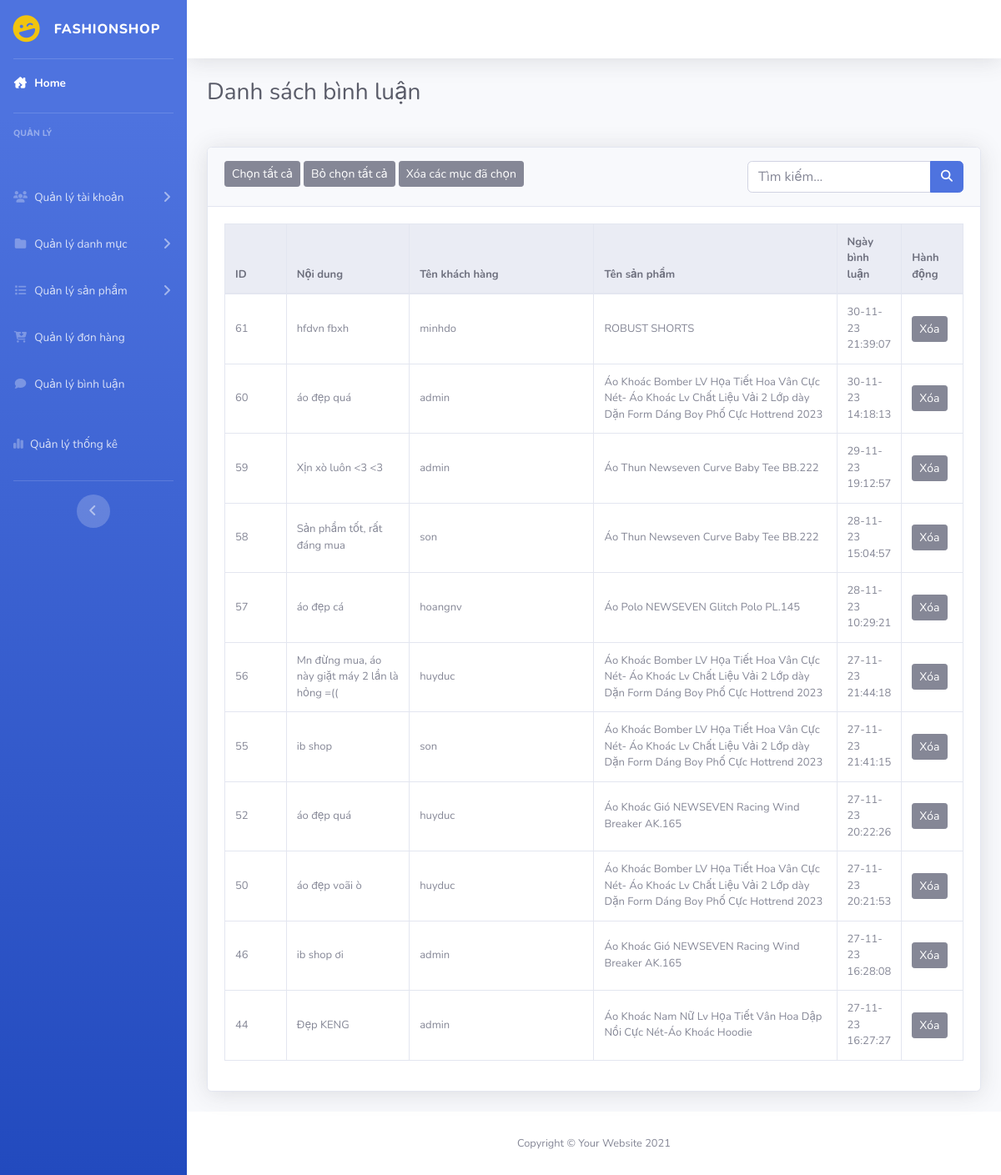
The app's page /admin/index.php?act=dsbinhluan, older data.
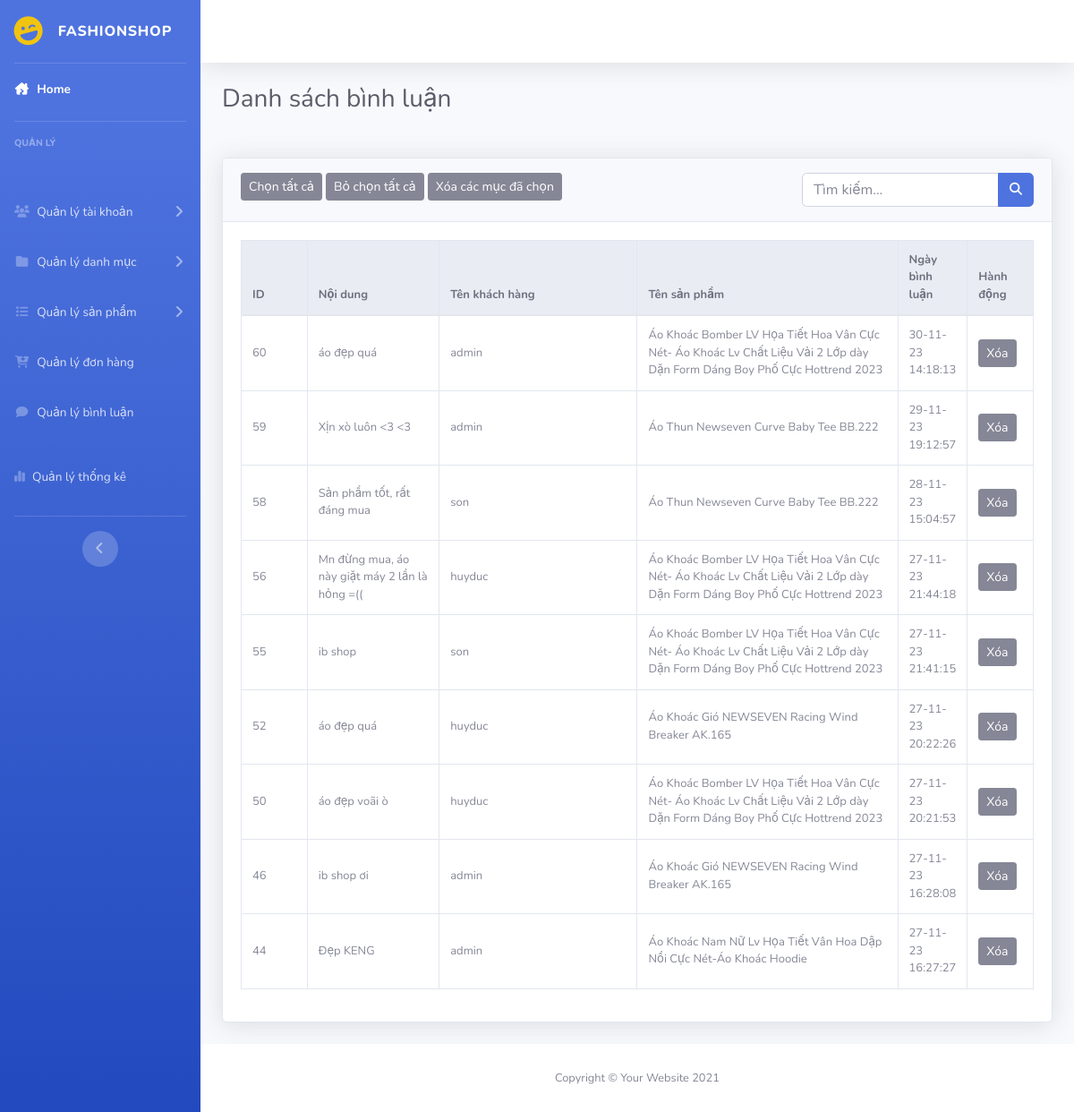
The same page, newer data.
### tables this page shows
CREATE TABLE `binhluan` (
  `id` int(10) NOT NULL COMMENT 'Id bình luận',
  `noidung` varchar(255) NOT NULL COMMENT 'Nội dung bình luận',
  `iduser` int(10) NOT NULL COMMENT 'Id tài khoản',
  `idpro` int(10) NOT NULL COMMENT 'Id sản phẩm',
  `ngaybinhluan` varchar(50) DEFAULT NULL COMMENT 'Ngày bình luận'
);

CREATE TABLE `taikhoan` (
  `id` int(11) NOT NULL COMMENT 'Id khách hàng',
  `user` varchar(50) NOT NULL COMMENT 'Tên đăng nhập',
  `fullname` varchar(255) NOT NULL,
  `pass` varchar(50) NOT NULL COMMENT 'Mật khẩu',
  `email` varchar(255) NOT NULL COMMENT 'Email',
  `address` varchar(255) DEFAULT NULL COMMENT 'Địa chỉ',
  `tel` varchar(20) DEFAULT NULL COMMENT 'Số điện thoại',
  `role` int(11) NOT NULL DEFAULT 0 COMMENT 'Quyền hạn: \r\n1 Admin \r\n2 Khách hàng\r\n'
);

CREATE TABLE `sanpham` (
  `id` int(11) NOT NULL COMMENT 'Id sản phẩm',
  `name` varchar(255) NOT NULL COMMENT 'Tên sản phẩm',
  `img` varchar(225) NOT NULL,
  `price_niemyet` double(10,2) NOT NULL DEFAULT 0.00 COMMENT 'Giá sản phẩm',
  `price_sale` int(100) NOT NULL COMMENT 'Giá sale',
  `mota` text NOT NULL COMMENT 'Mô tả',
  `luotxem` int(11) NOT NULL DEFAULT 0 COMMENT 'Lượt xem',
  `iddm` int(11) NOT NULL COMMENT 'Id danh mục'
);

### model/pdo.php (called while the page is built, shortened)
<?php
function pdo_get_connection(){
    $servername = "localhost";
    $username = "root";
    $password = "";
    try {
        $conn = new PDO("mysql:host=$servername;dbname=duan1_09", $username, $password);
        $conn->setAttribute(PDO::ATTR_ERRMODE, PDO::ERRMODE_EXCEPTION);
        return $conn;
    } catch(PDOException $e) {
        echo "Connection failed: " . $e->getMessage();
    }
}
function pdo_query($sql){
    $sql_args=array_slice(func_get_args(),1);
    try{
        $conn=pdo_get_connection();
        $stmt=$conn->prepare($sql);
        $stmt->execute($sql_args);
        $rows=$stmt->fetchAll();
        return $rows;
    }
    catch(PDOException $e){
        throw $e;
    }
    finally{
        unset($conn);
    }
}
?>

### model/binhluan.php (called while the page is built, shortened)
<?php
function danhsach_binhluan()
{
    $sql = "SELECT binhluan.id, binhluan.noidung, sanpham.name, taikhoan.user, binhluan.ngaybinhluan FROM binhluan JOIN sanpham on sanpham.id = binhluan.idpro join taikhoan on taikhoan.id = binhluan.iduser order by binhluan.ngaybinhluan desc";
    $result = pdo_query($sql);
    return $result;
}

### admin/binhluan/dsbinhluan.php (the view, shortened to what this page needs)
<div class="container-fluid">
    <h1 class="h3 mb-2 text-gray-800 mb-5">Danh sách bình luận</h1>
    <div class="card shadow mb-4">
        <div class="card-header py-3">
            <button class="btn btn-secondary btn-sm">Chọn tất cả</button>
            <button class="btn btn-secondary btn-sm">Bỏ chọn tất cả</button>
            <button class="btn btn-secondary btn-sm">Xóa các mục đã chọn</button>
            <form action="" class="float-right">
                <div class="input-group">
                    <input type="text" class="form-control" name="kyw" placeholder="Tìm kiếm...">
                    <div class="input-group-append">
                        <button class="btn btn-primary" type="submit" name="search">
                            <i class="fas fa-search fa-sm"></i>
                        </button>
                    </div>
                </div>
            </form>
        </div>
        <div class="card-body">
            <div class="table-responsive">
                <table class="table table-bordered" width="100%" cellspacing="0">
                    <thead class="thead-light">
                        <tr>
                            <th>ID</th>
                            <th>Nội dung</th>
                            <th>Tên khách hàng</th>
                            <th>Tên sản phẩm</th>
                            <th>Ngày bình luận</th>
                            <th>Hành động</th>
                        </tr>
                    </thead>
                    <tbody>
                        <?php
                        foreach ($dsbl as $key => $value) : ?>
                            <tr>
                                <td class="col-1 align-middle"><?php echo $value['id'] ?></td>
                                <td class="col-2 align-middle"><?php echo $value['noidung'] ?></td>
                                <td class="col-3 align-middle"><?php echo $value['user'] ?></td>
                                <td class="col-3 align-middle"><?php echo $value['name'] ?></td>
                                <td class="col-1 align-middle"><?php echo $value['ngaybinhluan'] ?></td>
                                <td class="col-1 align-middle"><a onclick="confirmDelete('<?php echo $value['id'] ?>')"><button class="btn btn-secondary btn-sm">Xóa</button></a></td>
                            </tr>
                        <?php endforeach; ?>
                    </tbody>
                </table>
            </div>
        </div>
    </div>
</div>

### admin/header.php (shortened to what this page needs)
<!DOCTYPE html>
<html lang="en">
<head>
    <link rel="stylesheet" href="../assets/css/style_admin.css">
    <link href="../assets/vendor/fontawesome-free/css/all.min.css" rel="stylesheet" type="text/css">
    <link rel="stylesheet" href="https://cdnjs.cloudflare.com/ajax/libs/font-awesome/6.4.2/css/all.min.css" />
    <link href="../assets/css/sb-admin-2.min.css" rel="stylesheet">
    <link href="../assets/vendor/datatables/dataTables.bootstrap4.min.css" rel="stylesheet">
</head>
<body id="page-top">

### admin/boxleft.php (shortened to what this page needs)
<div id="wrapper">
    <ul class="navbar-nav bg-gradient-primary sidebar sidebar-dark accordion" id="accordionSidebar">
        <a class="sidebar-brand d-flex align-items-center justify-content-center" href="?act=home">
            <div class="sidebar-brand-icon rotate-n-15">
                <i class="fas fa-laugh-wink" style="color: #f1c40f;"></i>
            </div>
            <div class="sidebar-brand-text mx-3">FashionShop</div>
        </a>
        <hr class="sidebar-divider my-0">
        <li class="nav-item active">
            <a class="nav-link" href="?act=home">
                <i class="fas fa-fw fa-house-damage"></i>
                <span>Home</span>
        </li>
        <hr class="sidebar-divider">
        <div class="sidebar-heading">
            Quản lý
        </div>
        <li class="nav-item">
            <a class="nav-link collapsed" href="#" data-toggle="collapse" data-target="#collapseTwo" aria-expanded="true" aria-controls="collapseTwo">
                <i class="fas fa-fw fa-users"></i>
                <span>Quản lý tài khoản</span>
            </a>
        </li>
        <li class="nav-item">
            <a class="nav-link collapsed" href="#" data-toggle="collapse" data-target="#collapseThree" aria-expanded="true" aria-controls="collapseThree">
                <i class="fas fa-fw fa-folder"></i>
                <span>Quản lý danh mục</span>
            </a>
        </li>
        <li class="nav-item">
            <a class="nav-link collapsed" href="#" data-toggle="collapse" data-target="#collapseFour" aria-expanded="true" aria-controls="collapseFour">
                <i class="fas fa-fw fa-list"></i>
                <span>Quản lý sản phẩm</span>
            </a>
        </li>
        <li class="nav-item">
            <a class="nav-link" href="?act=dsdonhang">
                <i class="fas fa-fw fa-cart-arrow-down"></i>
                <span>Quản lý đơn hàng</span></a>
        </li>
        <li class="nav-item mb-3">
            <a class="nav-link" href="?act=dsbinhluan">
                <i class="fas fa-fw fa-comment"></i>
                <span>Quản lý bình luận</span></a>
        </li>
        <li class="nav-item mb-3">
            <a class="nav-link" href="?act=dsthongke">
                <i class="fa-solid fa-chart-simple"></i>
                <span>Quản lý thống kê</span></a>
        </li>
        <hr class="sidebar-divider d-none d-md-block">
        <div class="text-center d-none d-md-inline">
            <button class="rounded-circle border-0" id="sidebarToggle"></button>
        </div>
    </ul>

### admin/menu.php (shortened to what this page needs)
<div id="content-wrapper" class="d-flex flex-column">
    <div id="content">
        <nav class="navbar navbar-expand navbar-light bg-white topbar mb-4 static-top shadow">
            <ul class="navbar-nav ml-auto">
                <li class="nav-item dropdown no-arrow">
                    <a class="nav-link dropdown-toggle" href="#" id="userDropdown" role="button" data-toggle="dropdown" aria-haspopup="true" aria-expanded="false">
                    </a>
                </li>
            </ul>
        </nav>

### admin/index.php (shortened to what this page needs)
<?php
include "../model/pdo.php";
include "../model/binhluan.php";
include 'header.php';
include 'boxleft.php';
include 'menu.php';
?>
<div>
    <?php
    if (isset($_GET['act']) && $_GET['act'] != "") {
        $act = $_GET['act'];
        switch ($act) {
            case 'dsbinhluan':
                $dsbl = danhsach_binhluan();
                include "binhluan/dsbinhluan.php";
                break;
        }
    } else {
        include "trangchu/home.php";
    }
    ?>
</div>
<?php
include 'footer.php';
?>

### admin/footer.php (shortened to what this page needs)
            <footer class="sticky-footer bg-white">
                <div class="container my-auto">
                    <div class="copyright text-center my-auto">
                        <span>Copyright &copy; Your Website 2021</span>
                    </div>
                </div>
            </footer>
        </div>
    </div>
</body>
</html>

### assets/css/style_admin.css (style rules this page uses)
div#content { margin: 0px; }
.card-body { flex: 1 1 auto; min-height: 1px; padding: 1.25rem; margin: 0px; }
.card-header:first-child { border-radius: calc(0.35rem - 1px) calc(0.35rem - 1px) 0 0; margin: 0px; }
table tbody td:nth-child(4) { width: 100px; }
.card-body { flex: 1 1 auto; min-height: 1px; padding: 1.25rem; font-size: 13px; }

Row changes from the older to the newer data that the page shows:
removed binhluan: id "61", noidung "hfdvn fbxh", iduser.user "minhdo", idpro.name "ROBUST SHORTS", ngaybinhluan "30-11-23 21:39:07"
removed binhluan: id "57", noidung "áo đẹp cá", iduser.user "hoangnv", idpro.name "Áo Polo NEWSEVEN Glitch Polo PL.145", ngaybinhluan "28-11-23 10:29:21"
